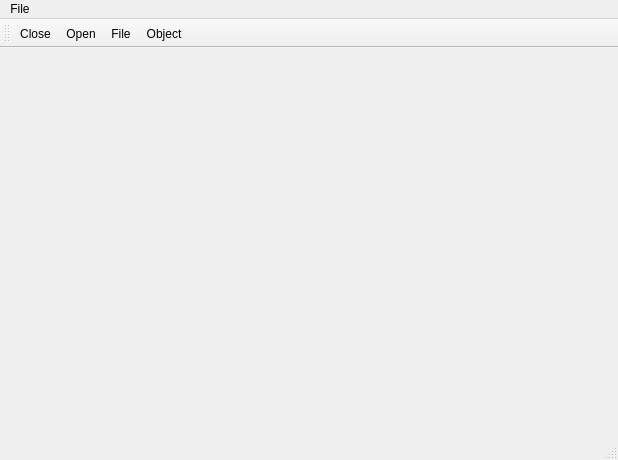
<?xml version="1.0" encoding="UTF-8"?>
<ui version="4.0">
 <class>MainWindow</class>
 <widget class="QMainWindow" name="MainWindow">
  <property name="geometry">
   <rect>
    <x>0</x>
    <y>0</y>
    <width>618</width>
    <height>460</height>
   </rect>
  </property>
  <property name="windowTitle">
   <string>MainWindow</string>
  </property>
  <widget class="QWidget" name="centralwidget"/>
  <widget class="QMenuBar" name="menubar">
   <property name="geometry">
    <rect>
     <x>0</x>
     <y>0</y>
     <width>618</width>
     <height>22</height>
    </rect>
   </property>
   <widget class="QMenu" name="menuFile">
    <property name="title">
     <string>File</string>
    </property>
    <widget class="QMenu" name="menuImport">
     <property name="title">
      <string>Import</string>
     </property>
     <addaction name="action3"/>
     <addaction name="action4"/>
    </widget>
    <addaction name="action1"/>
    <addaction name="action2"/>
    <addaction name="menuImport"/>
   </widget>
   <addaction name="menuFile"/>
  </widget>
  <widget class="QStatusBar" name="statusbar"/>
  <widget class="QToolBar" name="toolBar">
   <property name="windowTitle">
    <string>toolBar</string>
   </property>
   <attribute name="toolBarArea">
    <enum>TopToolBarArea</enum>
   </attribute>
   <attribute name="toolBarBreak">
    <bool>false</bool>
   </attribute>
   <addaction name="action2"/>
   <addaction name="action1"/>
   <addaction name="action3"/>
   <addaction name="action4"/>
  </widget>
  <action name="action1">
   <property name="text">
    <string>Open</string>
   </property>
   <property name="shortcut">
    <string>Space</string>
   </property>
  </action>
  <action name="action2">
   <property name="text">
    <string>Close</string>
   </property>
  </action>
  <action name="action3">
   <property name="text">
    <string>File</string>
   </property>
  </action>
  <action name="action4">
   <property name="text">
    <string>Object</string>
   </property>
  </action>
 </widget>
 <resources/>
 <connections/>
</ui>
